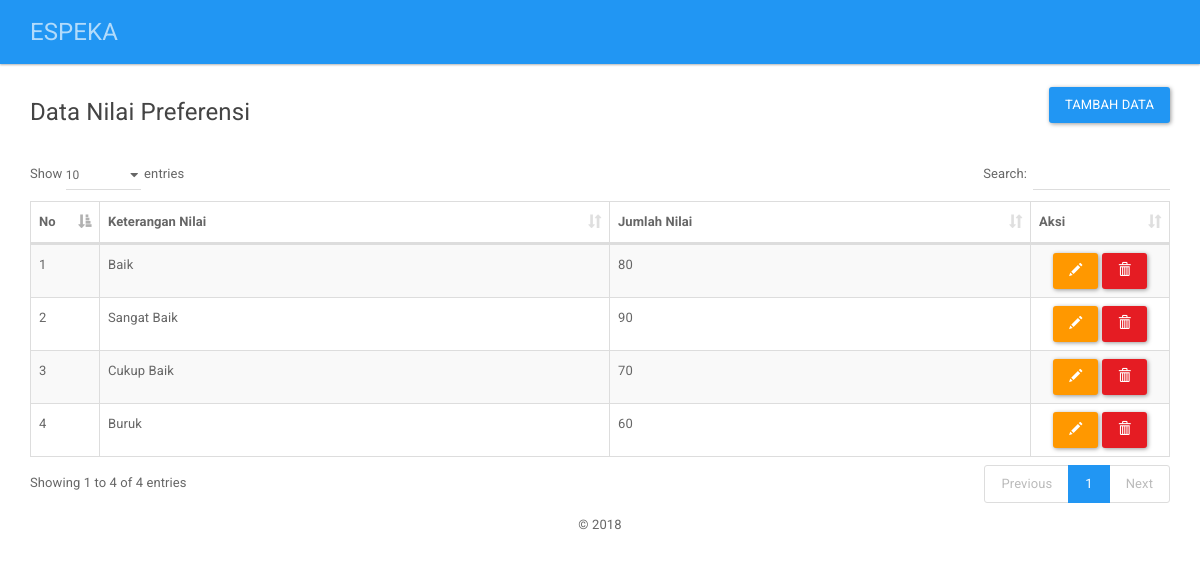
Screenshot of /index.php/pages/nilai with the database file from the repository.
### tables this page shows
CREATE TABLE `nilai` (
  `id_nilai` int(6) NOT NULL,
  `ket_nilai` varchar(45) NOT NULL,
  `jum_nilai` double NOT NULL
);

### application/controllers/Pages.php (called while the page is built, shortened)
<?php
class Pages extends CI_Controller{
   function __construct(){
      $this->load->helper('global');
   }
      function nilai(){
      $data['title'] = "Data Nilai Preferensi";
      $data['list'] = $this->GlobalModel->get_data('nilai')->result();
      $this->load->view('layout/header', $data);
      $this->load->view('content/nilai/parent');
      $this->load->view('layout/footer');
      }
}

### index.php (called while the page is built, shortened)
<?php
require_once BASEPATH.'core/CodeIgniter.php';

### application/models/GlobalModel.php (called while the page is built, shortened)
<?php
class GlobalModel extends CI_Model{
   public function get_data($table, $where=false){
      $this->db->select('*');
      $this->db->from($table);
      $data = $this->db->get();
      return $data;
   }
}
?>

### application/views/content/nilai/parent.php (the view)
<div class="row">
  <div class="col-md-6 text-left">
    <h4><?php echo $title;?></h4>
  </div>
  <div class="col-md-6 text-right">
    <a href="<?php echo base_url();?>pages/tambah_nilai" class="btn btn-primary">Tambah Data</a>
  </div>
</div>
<br/>
<table width="100%" class="table table-striped table-bordered" id="tabeldata">
  <thead>
    <tr>
      <th width="30px">No</th>
      <th>Keterangan Nilai</th>
      <th>Jumlah Nilai</th>
      <th width="100px">Aksi</th>
    </tr>
  </thead>
  <tbody>
    <?php $no=1; foreach ($list as $key) { ?>
      <tr>
        <td><?php echo $no++ ?></td>
        <td><?php echo $key->ket_nilai; ?></td>
        <td><?php echo $key->jum_nilai; ?></td>
        <td class="text-center">
          <a href="<?php echo base_url();?>pages/edit_nilai/<?php echo $key->id_nilai; ?>" class="btn btn-warning"><span class="glyphicon glyphicon-pencil" aria-hidden="true"></span></a>
          <a href="<?php echo base_url();?>pages/hapus_nilai/<?php echo $key->id_nilai; ?>" onclick="return confirm('Yakin ingin menghapus data')" class="btn btn-danger"><span class="glyphicon glyphicon-trash" aria-hidden="true"></span></a>
        </td>
      </tr>
    <?php } ?>
  </tbody>
</table>

### rows the page displays
nilai: ket_nilai "Baik", jum_nilai "80"
nilai: ket_nilai "Sangat Baik", jum_nilai "90"
nilai: ket_nilai "Cukup Baik", jum_nilai "70"
nilai: ket_nilai "Buruk", jum_nilai "60"

### other values shown
$title "Data Nilai Preferensi"
